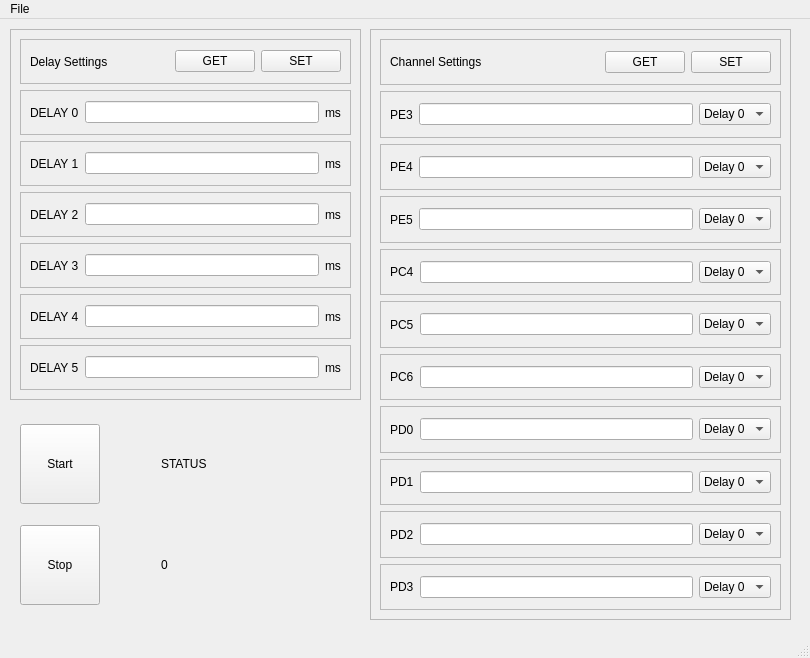
<?xml version="1.0" encoding="UTF-8"?>
<ui version="4.0">
 <class>MainWindow</class>
 <widget class="QMainWindow" name="MainWindow">
  <property name="geometry">
   <rect>
    <x>0</x>
    <y>0</y>
    <width>810</width>
    <height>658</height>
   </rect>
  </property>
  <property name="sizePolicy">
   <sizepolicy hsizetype="Preferred" vsizetype="Preferred">
    <horstretch>0</horstretch>
    <verstretch>0</verstretch>
   </sizepolicy>
  </property>
  <property name="minimumSize">
   <size>
    <width>810</width>
    <height>658</height>
   </size>
  </property>
  <property name="maximumSize">
   <size>
    <width>810</width>
    <height>658</height>
   </size>
  </property>
  <property name="windowTitle">
   <string>MainWindow</string>
  </property>
  <widget class="QWidget" name="centralwidget">
   <widget class="QFrame" name="frame_DelaySetting">
    <property name="geometry">
     <rect>
      <x>10</x>
      <y>10</y>
      <width>351</width>
      <height>371</height>
     </rect>
    </property>
    <property name="frameShape">
     <enum>QFrame::StyledPanel</enum>
    </property>
    <property name="frameShadow">
     <enum>QFrame::Raised</enum>
    </property>
    <layout class="QVBoxLayout" name="verticalLayout">
     <item>
      <widget class="QFrame" name="frame_child_DelaySettings">
       <property name="frameShape">
        <enum>QFrame::StyledPanel</enum>
       </property>
       <property name="frameShadow">
        <enum>QFrame::Raised</enum>
       </property>
       <layout class="QHBoxLayout" name="horizontalLayout_18">
        <item>
         <widget class="QLabel" name="label">
          <property name="maximumSize">
           <size>
            <width>16777215</width>
            <height>30</height>
           </size>
          </property>
          <property name="text">
           <string>Delay Settings</string>
          </property>
         </widget>
        </item>
        <item>
         <spacer name="horizontalSpacer_18">
          <property name="orientation">
           <enum>Qt::Horizontal</enum>
          </property>
          <property name="sizeHint" stdset="0">
           <size>
            <width>40</width>
            <height>20</height>
           </size>
          </property>
         </spacer>
        </item>
        <item>
         <widget class="QPushButton" name="pushButton_GET_DelaySettings">
          <property name="text">
           <string>GET</string>
          </property>
         </widget>
        </item>
        <item>
         <widget class="QPushButton" name="pushButton_SET_DelaySettings">
          <property name="text">
           <string>SET</string>
          </property>
         </widget>
        </item>
       </layout>
      </widget>
     </item>
     <item>
      <widget class="QFrame" name="frame_Delay0">
       <property name="frameShape">
        <enum>QFrame::StyledPanel</enum>
       </property>
       <property name="frameShadow">
        <enum>QFrame::Raised</enum>
       </property>
       <layout class="QHBoxLayout" name="horizontalLayout_2">
        <item>
         <widget class="QLabel" name="label_3">
          <property name="text">
           <string>DELAY 0</string>
          </property>
         </widget>
        </item>
        <item>
         <widget class="QLineEdit" name="lineEdit_Delay0">
          <property name="toolTip">
           <string>&lt;html&gt;&lt;head/&gt;&lt;body&gt;&lt;p&gt;Delay from ARM pulse in milliseconds.&lt;/p&gt;&lt;/body&gt;&lt;/html&gt;</string>
          </property>
         </widget>
        </item>
        <item>
         <widget class="QLabel" name="label_9">
          <property name="text">
           <string>ms</string>
          </property>
         </widget>
        </item>
       </layout>
      </widget>
     </item>
     <item>
      <widget class="QFrame" name="frame_Delay1">
       <property name="frameShape">
        <enum>QFrame::StyledPanel</enum>
       </property>
       <property name="frameShadow">
        <enum>QFrame::Raised</enum>
       </property>
       <layout class="QHBoxLayout" name="horizontalLayout_3">
        <item>
         <widget class="QLabel" name="label_4">
          <property name="text">
           <string>DELAY 1</string>
          </property>
         </widget>
        </item>
        <item>
         <widget class="QLineEdit" name="lineEdit_Delay1">
          <property name="toolTip">
           <string>&lt;html&gt;&lt;head/&gt;&lt;body&gt;&lt;p&gt;Delay from ARM pulse in milliseconds.&lt;/p&gt;&lt;/body&gt;&lt;/html&gt;</string>
          </property>
         </widget>
        </item>
        <item>
         <widget class="QLabel" name="label_10">
          <property name="text">
           <string>ms</string>
          </property>
         </widget>
        </item>
       </layout>
      </widget>
     </item>
     <item>
      <widget class="QFrame" name="frame_Delay2">
       <property name="frameShape">
        <enum>QFrame::StyledPanel</enum>
       </property>
       <property name="frameShadow">
        <enum>QFrame::Raised</enum>
       </property>
       <layout class="QHBoxLayout" name="horizontalLayout_4">
        <item>
         <widget class="QLabel" name="label_5">
          <property name="text">
           <string>DELAY 2</string>
          </property>
         </widget>
        </item>
        <item>
         <widget class="QLineEdit" name="lineEdit_Delay2">
          <property name="toolTip">
           <string>&lt;html&gt;&lt;head/&gt;&lt;body&gt;&lt;p&gt;Delay from ARM pulse in milliseconds.&lt;/p&gt;&lt;/body&gt;&lt;/html&gt;</string>
          </property>
         </widget>
        </item>
        <item>
         <widget class="QLabel" name="label_11">
          <property name="text">
           <string>ms</string>
          </property>
         </widget>
        </item>
       </layout>
      </widget>
     </item>
     <item>
      <widget class="QFrame" name="frame_Delay3">
       <property name="frameShape">
        <enum>QFrame::StyledPanel</enum>
       </property>
       <property name="frameShadow">
        <enum>QFrame::Raised</enum>
       </property>
       <layout class="QHBoxLayout" name="horizontalLayout_5">
        <item>
         <widget class="QLabel" name="label_6">
          <property name="text">
           <string>DELAY 3</string>
          </property>
         </widget>
        </item>
        <item>
         <widget class="QLineEdit" name="lineEdit_Delay3">
          <property name="toolTip">
           <string>&lt;html&gt;&lt;head/&gt;&lt;body&gt;&lt;p&gt;Delay from ARM pulse in milliseconds.&lt;/p&gt;&lt;/body&gt;&lt;/html&gt;</string>
          </property>
         </widget>
        </item>
        <item>
         <widget class="QLabel" name="label_12">
          <property name="text">
           <string>ms</string>
          </property>
         </widget>
        </item>
       </layout>
      </widget>
     </item>
     <item>
      <widget class="QFrame" name="frame_Delay4">
       <property name="frameShape">
        <enum>QFrame::StyledPanel</enum>
       </property>
       <property name="frameShadow">
        <enum>QFrame::Raised</enum>
       </property>
       <layout class="QHBoxLayout" name="horizontalLayout_6">
        <item>
         <widget class="QLabel" name="label_7">
          <property name="text">
           <string>DELAY 4</string>
          </property>
         </widget>
        </item>
        <item>
         <widget class="QLineEdit" name="lineEdit_Delay4">
          <property name="toolTip">
           <string>&lt;html&gt;&lt;head/&gt;&lt;body&gt;&lt;p&gt;Delay from ARM pulse in milliseconds.&lt;/p&gt;&lt;/body&gt;&lt;/html&gt;</string>
          </property>
         </widget>
        </item>
        <item>
         <widget class="QLabel" name="label_13">
          <property name="text">
           <string>ms</string>
          </property>
         </widget>
        </item>
       </layout>
      </widget>
     </item>
     <item>
      <widget class="QFrame" name="frame_Delay5">
       <property name="frameShape">
        <enum>QFrame::StyledPanel</enum>
       </property>
       <property name="frameShadow">
        <enum>QFrame::Raised</enum>
       </property>
       <layout class="QHBoxLayout" name="horizontalLayout">
        <item>
         <widget class="QLabel" name="label_2">
          <property name="text">
           <string>DELAY 5</string>
          </property>
         </widget>
        </item>
        <item>
         <widget class="QLineEdit" name="lineEdit_Delay5">
          <property name="toolTip">
           <string>&lt;html&gt;&lt;head/&gt;&lt;body&gt;&lt;p&gt;Delay from ARM pulse in milliseconds.&lt;/p&gt;&lt;/body&gt;&lt;/html&gt;</string>
          </property>
         </widget>
        </item>
        <item>
         <widget class="QLabel" name="label_8">
          <property name="text">
           <string>ms</string>
          </property>
         </widget>
        </item>
       </layout>
      </widget>
     </item>
    </layout>
   </widget>
   <widget class="QFrame" name="frame_ChannelSettings">
    <property name="geometry">
     <rect>
      <x>370</x>
      <y>10</y>
      <width>421</width>
      <height>591</height>
     </rect>
    </property>
    <property name="frameShape">
     <enum>QFrame::StyledPanel</enum>
    </property>
    <property name="frameShadow">
     <enum>QFrame::Raised</enum>
    </property>
    <layout class="QVBoxLayout" name="verticalLayout_2">
     <item>
      <widget class="QFrame" name="frame_child_ChannelSettings">
       <property name="frameShape">
        <enum>QFrame::StyledPanel</enum>
       </property>
       <property name="frameShadow">
        <enum>QFrame::Raised</enum>
       </property>
       <layout class="QHBoxLayout" name="horizontalLayout_17">
        <item>
         <widget class="QLabel" name="label_14">
          <property name="maximumSize">
           <size>
            <width>16777215</width>
            <height>30</height>
           </size>
          </property>
          <property name="text">
           <string>Channel Settings</string>
          </property>
         </widget>
        </item>
        <item>
         <spacer name="horizontalSpacer_19">
          <property name="orientation">
           <enum>Qt::Horizontal</enum>
          </property>
          <property name="sizeHint" stdset="0">
           <size>
            <width>40</width>
            <height>20</height>
           </size>
          </property>
         </spacer>
        </item>
        <item>
         <widget class="QPushButton" name="pushButton_GET_ChannelSettings">
          <property name="text">
           <string>GET</string>
          </property>
         </widget>
        </item>
        <item>
         <widget class="QPushButton" name="pushButton_SET_ChannelSettings">
          <property name="text">
           <string>SET</string>
          </property>
         </widget>
        </item>
       </layout>
      </widget>
     </item>
     <item>
      <widget class="QFrame" name="frame_E3">
       <property name="frameShape">
        <enum>QFrame::StyledPanel</enum>
       </property>
       <property name="frameShadow">
        <enum>QFrame::Raised</enum>
       </property>
       <layout class="QHBoxLayout" name="horizontalLayout_7">
        <item>
         <widget class="QLabel" name="label_15">
          <property name="text">
           <string>PE3</string>
          </property>
         </widget>
        </item>
        <item>
         <widget class="QLineEdit" name="lineEdit_E3">
          <property name="toolTip">
           <string comment="Device Name" extracomment="Device Name">&lt;html&gt;&lt;head/&gt;&lt;body&gt;&lt;p&gt;Name of Device&lt;/p&gt;&lt;/body&gt;&lt;/html&gt;</string>
          </property>
          <property name="text">
           <string/>
          </property>
         </widget>
        </item>
        <item>
         <widget class="QComboBox" name="comboBox_E3">
          <item>
           <property name="text">
            <string>Delay 0</string>
           </property>
          </item>
          <item>
           <property name="text">
            <string>Delay 1</string>
           </property>
          </item>
          <item>
           <property name="text">
            <string>Delay 2</string>
           </property>
          </item>
          <item>
           <property name="text">
            <string>Delay 3</string>
           </property>
          </item>
          <item>
           <property name="text">
            <string>Delay 4</string>
           </property>
          </item>
          <item>
           <property name="text">
            <string>Delay 5</string>
           </property>
          </item>
         </widget>
        </item>
       </layout>
      </widget>
     </item>
     <item>
      <widget class="QFrame" name="frame_E4">
       <property name="frameShape">
        <enum>QFrame::StyledPanel</enum>
       </property>
       <property name="frameShadow">
        <enum>QFrame::Raised</enum>
       </property>
       <layout class="QHBoxLayout" name="horizontalLayout_8">
        <item>
         <widget class="QLabel" name="label_16">
          <property name="text">
           <string>PE4</string>
          </property>
         </widget>
        </item>
        <item>
         <widget class="QLineEdit" name="lineEdit_E4">
          <property name="toolTip">
           <string comment="Device Name" extracomment="Device Name">&lt;html&gt;&lt;head/&gt;&lt;body&gt;&lt;p&gt;Name of Device&lt;/p&gt;&lt;/body&gt;&lt;/html&gt;</string>
          </property>
          <property name="text">
           <string/>
          </property>
         </widget>
        </item>
        <item>
         <widget class="QComboBox" name="comboBox_E4">
          <item>
           <property name="text">
            <string>Delay 0</string>
           </property>
          </item>
          <item>
           <property name="text">
            <string>Delay 1</string>
           </property>
          </item>
          <item>
           <property name="text">
            <string>Delay 2</string>
           </property>
          </item>
          <item>
           <property name="text">
            <string>Delay 3</string>
           </property>
          </item>
          <item>
           <property name="text">
            <string>Delay 4</string>
           </property>
          </item>
          <item>
           <property name="text">
            <string>Delay 5</string>
           </property>
          </item>
         </widget>
        </item>
       </layout>
      </widget>
     </item>
     <item>
      <widget class="QFrame" name="frame_E5">
       <property name="frameShape">
        <enum>QFrame::StyledPanel</enum>
       </property>
       <property name="frameShadow">
        <enum>QFrame::Raised</enum>
       </property>
       <layout class="QHBoxLayout" name="horizontalLayout_9">
        <item>
         <widget class="QLabel" name="label_17">
          <property name="text">
           <string>PE5</string>
          </property>
         </widget>
        </item>
        <item>
         <widget class="QLineEdit" name="lineEdit_E5">
          <property name="toolTip">
           <string comment="Device Name" extracomment="Device Name">&lt;html&gt;&lt;head/&gt;&lt;body&gt;&lt;p&gt;Name of Device&lt;/p&gt;&lt;/body&gt;&lt;/html&gt;</string>
          </property>
          <property name="text">
           <string/>
          </property>
         </widget>
        </item>
        <item>
         <widget class="QComboBox" name="comboBox_E5">
          <item>
           <property name="text">
            <string>Delay 0</string>
           </property>
          </item>
          <item>
           <property name="text">
            <string>Delay 1</string>
           </property>
          </item>
          <item>
           <property name="text">
            <string>Delay 2</string>
           </property>
          </item>
          <item>
           <property name="text">
            <string>Delay 3</string>
           </property>
          </item>
          <item>
           <property name="text">
            <string>Delay 4</string>
           </property>
          </item>
          <item>
           <property name="text">
            <string>Delay 5</string>
           </property>
          </item>
         </widget>
        </item>
       </layout>
      </widget>
     </item>
     <item>
      <widget class="QFrame" name="frame_C4">
       <property name="frameShape">
        <enum>QFrame::StyledPanel</enum>
       </property>
       <property name="frameShadow">
        <enum>QFrame::Raised</enum>
       </property>
       <layout class="QHBoxLayout" name="horizontalLayout_10">
        <item>
         <widget class="QLabel" name="label_18">
          <property name="text">
           <string>PC4</string>
          </property>
         </widget>
        </item>
        <item>
         <widget class="QLineEdit" name="lineEdit_C4">
          <property name="toolTip">
           <string comment="Device Name" extracomment="Device Name">&lt;html&gt;&lt;head/&gt;&lt;body&gt;&lt;p&gt;Name of Device&lt;/p&gt;&lt;/body&gt;&lt;/html&gt;</string>
          </property>
          <property name="text">
           <string/>
          </property>
         </widget>
        </item>
        <item>
         <widget class="QComboBox" name="comboBox_C4">
          <item>
           <property name="text">
            <string>Delay 0</string>
           </property>
          </item>
          <item>
           <property name="text">
            <string>Delay 1</string>
           </property>
          </item>
          <item>
           <property name="text">
            <string>Delay 2</string>
           </property>
          </item>
          <item>
           <property name="text">
            <string>Delay 3</string>
           </property>
          </item>
          <item>
           <property name="text">
            <string>Delay 4</string>
           </property>
          </item>
          <item>
           <property name="text">
            <string>Delay 5</string>
           </property>
          </item>
         </widget>
        </item>
       </layout>
      </widget>
     </item>
     <item>
      <widget class="QFrame" name="frame_C5">
       <property name="frameShape">
        <enum>QFrame::StyledPanel</enum>
       </property>
       <property name="frameShadow">
        <enum>QFrame::Raised</enum>
       </property>
       <layout class="QHBoxLayout" name="horizontalLayout_11">
        <item>
         <widget class="QLabel" name="label_19">
          <property name="text">
           <string>PC5</string>
          </property>
         </widget>
        </item>
        <item>
         <widget class="QLineEdit" name="lineEdit_C5">
          <property name="toolTip">
           <string comment="Device Name" extracomment="Device Name">&lt;html&gt;&lt;head/&gt;&lt;body&gt;&lt;p&gt;Name of Device&lt;/p&gt;&lt;/body&gt;&lt;/html&gt;</string>
          </property>
          <property name="text">
           <string/>
          </property>
         </widget>
        </item>
        <item>
         <widget class="QComboBox" name="comboBox_C5">
          <item>
           <property name="text">
            <string>Delay 0</string>
           </property>
          </item>
          <item>
           <property name="text">
            <string>Delay 1</string>
           </property>
          </item>
          <item>
           <property name="text">
            <string>Delay 2</string>
           </property>
          </item>
          <item>
           <property name="text">
            <string>Delay 3</string>
           </property>
          </item>
          <item>
           <property name="text">
            <string>Delay 4</string>
           </property>
          </item>
          <item>
           <property name="text">
            <string>Delay 5</string>
           </property>
          </item>
         </widget>
        </item>
       </layout>
      </widget>
     </item>
     <item>
      <widget class="QFrame" name="frame_C6">
       <property name="frameShape">
        <enum>QFrame::StyledPanel</enum>
       </property>
       <property name="frameShadow">
        <enum>QFrame::Raised</enum>
       </property>
       <layout class="QHBoxLayout" name="horizontalLayout_14">
        <item>
         <widget class="QLabel" name="label_22">
          <property name="text">
           <string>PC6</string>
          </property>
         </widget>
        </item>
        <item>
         <widget class="QLineEdit" name="lineEdit_C6">
          <property name="toolTip">
           <string comment="Device Name" extracomment="Device Name">&lt;html&gt;&lt;head/&gt;&lt;body&gt;&lt;p&gt;Name of Device&lt;/p&gt;&lt;/body&gt;&lt;/html&gt;</string>
          </property>
          <property name="text">
           <string/>
          </property>
         </widget>
        </item>
        <item>
         <widget class="QComboBox" name="comboBox_C6">
          <item>
           <property name="text">
            <string>Delay 0</string>
           </property>
          </item>
          <item>
           <property name="text">
            <string>Delay 1</string>
           </property>
          </item>
          <item>
           <property name="text">
            <string>Delay 2</string>
           </property>
          </item>
          <item>
           <property name="text">
            <string>Delay 3</string>
           </property>
          </item>
          <item>
           <property name="text">
            <string>Delay 4</string>
           </property>
          </item>
          <item>
           <property name="text">
            <string>Delay 5</string>
           </property>
          </item>
         </widget>
        </item>
       </layout>
      </widget>
     </item>
     <item>
      <widget class="QFrame" name="frame_D0">
       <property name="frameShape">
        <enum>QFrame::StyledPanel</enum>
       </property>
       <property name="frameShadow">
        <enum>QFrame::Raised</enum>
       </property>
       <layout class="QHBoxLayout" name="horizontalLayout_13">
        <item>
         <widget class="QLabel" name="label_21">
          <property name="text">
           <string>PD0</string>
          </property>
         </widget>
        </item>
        <item>
         <widget class="QLineEdit" name="lineEdit_D0">
          <property name="toolTip">
           <string comment="Device Name" extracomment="Device Name">&lt;html&gt;&lt;head/&gt;&lt;body&gt;&lt;p&gt;Name of Device&lt;/p&gt;&lt;/body&gt;&lt;/html&gt;</string>
          </property>
          <property name="text">
           <string/>
          </property>
         </widget>
        </item>
        <item>
         <widget class="QComboBox" name="comboBox_D0">
          <item>
           <property name="text">
            <string>Delay 0</string>
           </property>
          </item>
          <item>
           <property name="text">
            <string>Delay 1</string>
           </property>
          </item>
          <item>
           <property name="text">
            <string>Delay 2</string>
           </property>
          </item>
          <item>
           <property name="text">
            <string>Delay 3</string>
           </property>
          </item>
          <item>
           <property name="text">
            <string>Delay 4</string>
           </property>
          </item>
          <item>
           <property name="text">
            <string>Delay 5</string>
           </property>
          </item>
         </widget>
        </item>
       </layout>
      </widget>
     </item>
     <item>
      <widget class="QFrame" name="frame_D1">
       <property name="frameShape">
        <enum>QFrame::StyledPanel</enum>
       </property>
       <property name="frameShadow">
        <enum>QFrame::Raised</enum>
       </property>
       <layout class="QHBoxLayout" name="horizontalLayout_15">
        <item>
         <widget class="QLabel" name="label_23">
          <property name="text">
           <string>PD1</string>
          </property>
         </widget>
        </item>
        <item>
         <widget class="QLineEdit" name="lineEdit_D1">
          <property name="toolTip">
           <string comment="Device Name" extracomment="Device Name">&lt;html&gt;&lt;head/&gt;&lt;body&gt;&lt;p&gt;Name of Device&lt;/p&gt;&lt;/body&gt;&lt;/html&gt;</string>
          </property>
          <property name="text">
           <string/>
          </property>
         </widget>
        </item>
        <item>
         <widget class="QComboBox" name="comboBox_D1">
          <item>
           <property name="text">
            <string>Delay 0</string>
           </property>
          </item>
          <item>
           <property name="text">
            <string>Delay 1</string>
           </property>
          </item>
          <item>
           <property name="text">
            <string>Delay 2</string>
           </property>
          </item>
          <item>
           <property name="text">
            <string>Delay 3</string>
           </property>
          </item>
          <item>
           <property name="text">
            <string>Delay 4</string>
           </property>
          </item>
          <item>
           <property name="text">
            <string>Delay 5</string>
           </property>
          </item>
         </widget>
        </item>
       </layout>
      </widget>
     </item>
     <item>
      <widget class="QFrame" name="frame_D2">
       <property name="frameShape">
        <enum>QFrame::StyledPanel</enum>
       </property>
       <property name="frameShadow">
        <enum>QFrame::Raised</enum>
       </property>
       <layout class="QHBoxLayout" name="horizontalLayout_12">
        <item>
         <widget class="QLabel" name="label_20">
          <property name="text">
           <string>PD2</string>
          </property>
         </widget>
        </item>
        <item>
         <widget class="QLineEdit" name="lineEdit_D2">
          <property name="toolTip">
           <string comment="Device Name" extracomment="Device Name">&lt;html&gt;&lt;head/&gt;&lt;body&gt;&lt;p&gt;Name of Device&lt;/p&gt;&lt;/body&gt;&lt;/html&gt;</string>
          </property>
          <property name="text">
           <string/>
          </property>
         </widget>
        </item>
        <item>
         <widget class="QComboBox" name="comboBox_D2">
          <item>
           <property name="text">
            <string>Delay 0</string>
           </property>
          </item>
          <item>
           <property name="text">
            <string>Delay 1</string>
           </property>
          </item>
          <item>
           <property name="text">
            <string>Delay 2</string>
           </property>
          </item>
          <item>
           <property name="text">
            <string>Delay 3</string>
           </property>
          </item>
          <item>
           <property name="text">
            <string>Delay 4</string>
           </property>
          </item>
          <item>
           <property name="text">
            <string>Delay 5</string>
           </property>
          </item>
         </widget>
        </item>
       </layout>
      </widget>
     </item>
     <item>
      <widget class="QFrame" name="frame_D3">
       <property name="frameShape">
        <enum>QFrame::StyledPanel</enum>
       </property>
       <property name="frameShadow">
        <enum>QFrame::Raised</enum>
       </property>
       <layout class="QHBoxLayout" name="horizontalLayout_16">
        <item>
         <widget class="QLabel" name="label_24">
          <property name="text">
           <string>PD3</string>
          </property>
         </widget>
        </item>
        <item>
         <widget class="QLineEdit" name="lineEdit_D3">
          <property name="toolTip">
           <string comment="Device Name" extracomment="Device Name">&lt;html&gt;&lt;head/&gt;&lt;body&gt;&lt;p&gt;Name of Device&lt;/p&gt;&lt;/body&gt;&lt;/html&gt;</string>
          </property>
          <property name="text">
           <string/>
          </property>
         </widget>
        </item>
        <item>
         <widget class="QComboBox" name="comboBox_D3">
          <item>
           <property name="text">
            <string>Delay 0</string>
           </property>
          </item>
          <item>
           <property name="text">
            <string>Delay 1</string>
           </property>
          </item>
          <item>
           <property name="text">
            <string>Delay 2</string>
           </property>
          </item>
          <item>
           <property name="text">
            <string>Delay 3</string>
           </property>
          </item>
          <item>
           <property name="text">
            <string>Delay 4</string>
           </property>
          </item>
          <item>
           <property name="text">
            <string>Delay 5</string>
           </property>
          </item>
         </widget>
        </item>
       </layout>
      </widget>
     </item>
    </layout>
   </widget>
   <widget class="QWidget" name="verticalLayoutWidget">
    <property name="geometry">
     <rect>
      <x>20</x>
      <y>390</y>
      <width>341</width>
      <height>211</height>
     </rect>
    </property>
    <layout class="QGridLayout" name="gridLayout">
     <item row="1" column="2">
      <widget class="QLabel" name="label_TriggerCount">
       <property name="text">
        <string>0</string>
       </property>
      </widget>
     </item>
     <item row="1" column="0">
      <widget class="QPushButton" name="pushButton_StopTrigger">
       <property name="minimumSize">
        <size>
         <width>0</width>
         <height>80</height>
        </size>
       </property>
       <property name="text">
        <string>Stop</string>
       </property>
      </widget>
     </item>
     <item row="0" column="0">
      <widget class="QPushButton" name="pushButton_StartTrigger">
       <property name="minimumSize">
        <size>
         <width>0</width>
         <height>80</height>
        </size>
       </property>
       <property name="text">
        <string>Start</string>
       </property>
      </widget>
     </item>
     <item row="0" column="2">
      <widget class="QLabel" name="label_TriggerStatus">
       <property name="minimumSize">
        <size>
         <width>200</width>
         <height>0</height>
        </size>
       </property>
       <property name="text">
        <string>STATUS</string>
       </property>
      </widget>
     </item>
     <item row="0" column="1">
      <spacer name="horizontalSpacer_17">
       <property name="orientation">
        <enum>Qt::Horizontal</enum>
       </property>
       <property name="sizeHint" stdset="0">
        <size>
         <width>40</width>
         <height>20</height>
        </size>
       </property>
      </spacer>
     </item>
    </layout>
   </widget>
  </widget>
  <widget class="QMenuBar" name="menubar">
   <property name="geometry">
    <rect>
     <x>0</x>
     <y>0</y>
     <width>810</width>
     <height>22</height>
    </rect>
   </property>
   <widget class="QMenu" name="menuFile">
    <property name="title">
     <string>File</string>
    </property>
    <addaction name="actionConnect"/>
    <addaction name="actionDisconnect"/>
    <addaction name="separator"/>
    <addaction name="actionSave_Timestamps"/>
    <addaction name="separator"/>
    <addaction name="actionExit"/>
   </widget>
   <addaction name="menuFile"/>
  </widget>
  <widget class="QStatusBar" name="statusbar"/>
  <action name="actionConnect">
   <property name="text">
    <string>Connect</string>
   </property>
  </action>
  <action name="actionDisconnect">
   <property name="text">
    <string>Disconnect</string>
   </property>
  </action>
  <action name="actionExit">
   <property name="text">
    <string>Exit</string>
   </property>
  </action>
  <action name="actionAbout">
   <property name="text">
    <string>About</string>
   </property>
  </action>
  <action name="actionManual">
   <property name="text">
    <string>Manual</string>
   </property>
  </action>
  <action name="actionSave_Timestamps">
   <property name="text">
    <string>Save Timestamps</string>
   </property>
  </action>
 </widget>
 <resources/>
 <connections/>
</ui>
